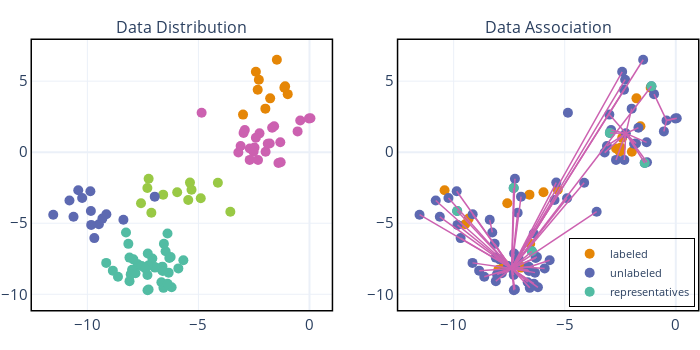

The notebook cell this image was saved under:
### Code cell
fig = make_subplots(rows=1, cols=2, subplot_titles=["Data Distribution", "Data Association"])

fig.add_trace(go.Scatter(x=X[:, 0], 
                         y=X[:, 1], 
                         showlegend=False, 
                         mode="markers", 
                         marker=dict(size=10, color=[colors[i] for i in Y])), 
             row=1, col=1)




unlabeled_idx = np.where(~labeled_mask)[0]
labeled_data = np.unique(Z.argmax(0)).tolist()

fig.add_trace(go.Scatter(x=X[labeled_mask, 0], 
                         y=X[labeled_mask, 1], 
                         showlegend=True, 
                         mode="markers", 
                         name="labeled", 
                         marker=dict(size=10, color=colors[0])), 
             row=1, col=2)


fig.add_trace(go.Scatter(x=X[~labeled_mask, 0], 
                         y=X[~labeled_mask, 1], 
                         showlegend=True, 
                         mode="markers", 
                         name="unlabeled", 
                         marker=dict(size=10, color=colors[1])), 
             row=1, col=2)

fig.add_trace(go.Scatter(x=X[labeled_data, 0], 
                         y=X[labeled_data, 1], 
                         showlegend=True, 
                         mode="markers", 
                         name="representatives", 
                         marker=dict(size=10, color=colors[2])), 
             row=1, col=2)



for i, z in enumerate(Z.T):
    
    j = z.argmax()
    idx = [unlabeled_idx[i], unlabeled_idx[j]]
    fig.add_trace(go.Scatter(x=X[idx, 0], 
                             y=X[idx, 1], 
                             showlegend=False, 
                             mode="lines", 
                             line=dict(width=1.5, color=colors[4])),  
                 row=1, col=2)





fig.update_xaxes(showline=True, linewidth=1.5, linecolor='Black', mirror=True)
fig.update_yaxes(showline=True, linewidth=1.5, linecolor='Black', mirror=True)


fig.update_layout(width=700, 
                  height=350, 
                  font=dict(size=15), 
                  margin=dict(t=40, b=40, l=0, r=0),
                  legend=dict(x=0.995,
                              y=0.01,
                              font=dict(size=11), 
                              yanchor="bottom",
                              xanchor="right",
                              bgcolor= 'rgba(0,0,0,0)',
                              bordercolor="Black",
                              borderwidth=1), 
                  title_x=0.5, 
                  template=template)
fig.write_image("plots/data_association.pdf")
fig.show()

### Figure 1 — Plotly figure (JSON) as saved in the notebook; plotly's stock layout.template omitted (floating-point values rounded to 4 significant figures)
{"data": [{"marker": {"color": ["rgb(82, 188, 163)", "rgb(82, 188, 163)", "rgb(204, 97, 176)", "rgb(229, 134, 6)", "rgb(93, 105, 177)", "rgb(204, 97, 176)", "rgb(204, 97, 176)", "rgb(82, 188, 163)", "rgb(82, 188, 163)", "rgb(204, 97, 176)", "rgb(153, 201, 69)", "rgb(82, 188, 163)", "rgb(93, 105, 177)", "rgb(204, 97, 176)", "rgb(204, 97, 176)", "rgb(204, 97, 176)", "rgb(82, 188, 163)", "rgb(82, 188, 163)", "rgb(82, 188, 163)", "rgb(82, 188, 163)", "rgb(204, 97, 176)", "rgb(82, 188, 163)", "rgb(229, 134, 6)", "rgb(82, 188, 163)", "rgb(204, 97, 176)", "rgb(82, 188, 163)", "rgb(229, 134, 6)", "rgb(82, 188, 163)", "rgb(153, 201, 69)", "rgb(82, 188, 163)", "rgb(153, 201, 69)", "rgb(204, 97, 176)", "rgb(204, 97, 176)", "rgb(82, 188, 163)", "rgb(82, 188, 163)", "rgb(82, 188, 163)", "rgb(82, 188, 163)", "rgb(204, 97, 176)", "rgb(82, 188, 163)", "rgb(229, 134, 6)", "rgb(153, 201, 69)", "rgb(229, 134, 6)", "rgb(204, 97, 176)", "rgb(82, 188, 163)", "rgb(82, 188, 163)", "rgb(82, 188, 163)", "rgb(82, 188, 163)", "rgb(153, 201, 69)", "rgb(82, 188, 163)", "rgb(204, 97, 176)", "rgb(82, 188, 163)", "rgb(93, 105, 177)", "rgb(82, 188, 163)", "rgb(93, 105, 177)", "rgb(153, 201, 69)", "rgb(82, 188, 163)", "rgb(153, 201, 69)", "rgb(153, 201, 69)", "rgb(82, 188, 163)", "rgb(82, 188, 163)", "rgb(204, 97, 176)", "rgb(204, 97, 176)", "rgb(204, 97, 176)", "rgb(82, 188, 163)", "rgb(93, 105, 177)", "rgb(82, 188, 163)", "rgb(229, 134, 6)", "rgb(93, 105, 177)", "rgb(93, 105, 177)", "rgb(204, 97, 176)", "rgb(82, 188, 163)", "rgb(153, 201, 69)", "rgb(93, 105, 177)", "rgb(82, 188, 163)", "rgb(153, 201, 69)", "rgb(229, 134, 6)", "rgb(204, 97, 176)", "rgb(82, 188, 163)", "rgb(229, 134, 6)", "rgb(204, 97, 176)", "rgb(82, 188, 163)", "rgb(82, 188, 163)", "rgb(204, 97, 176)", "rgb(204, 97, 176)", "rgb(153, 201, 69)", "rgb(82, 188, 163)", "rgb(229, 134, 6)", "rgb(93, 105, 177)", "rgb(93, 105, 177)", "rgb(153, 201, 69)", "rgb(93, 105, 177)", "rgb(204, 97, 176)", "rgb(93, 105, 177)", "rgb(82, 188, 163)", "rgb(82, 188, 163)", "rgb(229, 134, 6)", "rgb(93, 105, 177)", "rgb(204, 97, 176)", "rgb(82, 188, 163)", "rgb(93, 105, 177)"], "size": 10}, "mode": "markers", "showlegend": false, "type": "scatter", "x": [-8.047, -7.074, -0.5354, -2.992, -10.23, -3.099, -2.912, -7.727, -8.102, -2.691, -7.299, -6.639, -9.482, -1.398, -1.791, -2.251, -7.295, -8.104, -6.207, -6.642, 0.0441, -6.478, -1.097, -8.261, -0.4161, -8.853, -2.28, -7.292, -5.311, -7.236, -4.895, -1.314, -2.414, -7.833, -7.243, -6.554, -6.251, -1.592, -7.28, -1.986, -5.956, -2.414, -1.682, -6.957, -7.988, -6.62, -6.574, -4.124, -6.309, -1.977, -8.013, -9.828, -6.339, -8.377, -5.459, -6.667, -5.381, -7.119, -8.622, -6.97, -3.202, -0.02498, -2.967, -7.556, -9.687, -8.155, -1.77, -9.841, -9.323, -1.297, -6.392, -3.563, -10.81, -7.93, -6.587, -2.331, -2.688, -7.268, -1.13, -4.856, -9.151, -6.605, -2.317, -1.879, -7.585, -7.391, -0.9795, -11.54, -10.41, -7.242, -9.864, -2.475, -9.144, -5.679, -6.387, -1.469, -6.967, -2.518, -5.903, -10.62], "xaxis": "x", "y": [-8.601, -7.487, 1.463, 2.646, -3.226, 0.437, 1.561, -7.894, -9.078, -0.5422, -2.521, -8.104, -5.068, -0.7594, 0.6063, 1.326, -8.644, -7.42, -9.512, -8.287, 2.39, -6.978, 4.647, -5.647, 2.235, -8.339, 5.105, -9.718, -2.648, -7.966, -3.246, 0.6937, 1.015, -8.518, -9.664, -6.443, -7.373, 1.831, -7.132, 3.064, -2.824, 5.659, 1.718, -8.124, -8.283, -8.055, -9.549, -2.147, -7.452, 0.03457, -8.577, -5.117, -8.477, -4.76, -3.371, -9.149, -2.14, -4.262, -8.766, -8.072, -0.02674, 2.373, 1.358, -8.019, -6.048, -6.453, 3.789, -4.144, -4.676, -0.7043, -5.724, -4.187, -3.396, -7.544, -2.988, 4.394, 0.256, -8.008, 4.544, 2.782, -7.791, -8.36, -0.5502, 0.5882, -3.589, -8.184, 4.087, -4.401, -2.675, -1.871, -2.751, 0.3227, -4.366, -7.605, -9.26, 6.507, -3.129, 0.03537, -8.181, -4.547], "yaxis": "y"}, {"marker": {"color": "rgb(229, 134, 6)", "size": 10}, "mode": "markers", "name": "labeled", "showlegend": true, "type": "scatter", "x": [-7.727, -9.482, -5.311, -2.414, -6.554, -1.592, -5.956, -6.957, -7.988, -1.977, -6.97, -1.77, -9.323, -6.587, -2.688, -7.268, -1.13, -7.585, -10.41, -2.475, -2.518], "xaxis": "x2", "y": [-7.894, -5.068, -2.648, 1.015, -6.443, 1.831, -2.824, -8.124, -8.283, 0.03457, -8.072, 3.789, -4.676, -2.988, 0.256, -8.008, 4.544, -3.589, -2.675, 0.3227, 0.03537], "yaxis": "y2"}, {"marker": {"color": "rgb(93, 105, 177)", "size": 10}, "mode": "markers", "name": "unlabeled", "showlegend": true, "type": "scatter", "x": [-8.047, -7.074, -0.5354, -2.992, -10.23, -3.099, -2.912, -8.102, -2.691, -7.299, -6.639, -1.398, -1.791, -2.251, -7.295, -8.104, -6.207, -6.642, 0.0441, -6.478, -1.097, -8.261, -0.4161, -8.853, -2.28, -7.292, -7.236, -4.895, -1.314, -7.833, -7.243, -6.251, -7.28, -1.986, -2.414, -1.682, -6.62, -6.574, -4.124, -6.309, -8.013, -9.828, -6.339, -8.377, -5.459, -6.667, -5.381, -7.119, -8.622, -3.202, -0.02498, -2.967, -7.556, -9.687, -8.155, -9.841, -1.297, -6.392, -3.563, -10.81, -7.93, -2.331, -4.856, -9.151, -6.605, -2.317, -1.879, -7.391, -0.9795, -11.54, -7.242, -9.864, -9.144, -5.679, -6.387, -1.469, -6.967, -5.903, -10.62], "xaxis": "x2", "y": [-8.601, -7.487, 1.463, 2.646, -3.226, 0.437, 1.561, -9.078, -0.5422, -2.521, -8.104, -0.7594, 0.6063, 1.326, -8.644, -7.42, -9.512, -8.287, 2.39, -6.978, 4.647, -5.647, 2.235, -8.339, 5.105, -9.718, -7.966, -3.246, 0.6937, -8.518, -9.664, -7.373, -7.132, 3.064, 5.659, 1.718, -8.055, -9.549, -2.147, -7.452, -8.577, -5.117, -8.477, -4.76, -3.371, -9.149, -2.14, -4.262, -8.766, -0.02674, 2.373, 1.358, -8.019, -6.048, -6.453, -4.144, -0.7043, -5.724, -4.187, -3.396, -7.544, 4.394, 2.782, -7.791, -8.36, -0.5502, 0.5882, -8.184, 4.087, -4.401, -1.871, -2.751, -4.366, -7.605, -9.26, 6.507, -3.129, -8.181, -4.547], "yaxis": "y2"}, {"marker": {"color": "rgb(82, 188, 163)", "size": 10}, "mode": "markers", "name": "representatives", "showlegend": true, "type": "scatter", "x": [-7.299, -1.398, -6.478, -1.097, -2.967, -9.841], "xaxis": "x2", "y": [-2.521, -0.7594, -6.978, 4.647, 1.358, -4.144], "yaxis": "y2"}, {"line": {"color": "rgb(204, 97, 176)", "width": 1.5}, "mode": "lines", "showlegend": false, "type": "scatter", "x": [-8.047, -7.391], "xaxis": "x2", "y": [-8.601, -8.184], "yaxis": "y2"}, {"line": {"color": "rgb(204, 97, 176)", "width": 1.5}, "mode": "lines", "showlegend": false, "type": "scatter", "x": [-7.074, -7.391], "xaxis": "x2", "y": [-7.487, -8.184], "yaxis": "y2"}, {"line": {"color": "rgb(204, 97, 176)", "width": 1.5}, "mode": "lines", "showlegend": false, "type": "scatter", "x": [-0.5354, -0.4161], "xaxis": "x2", "y": [1.463, 2.235], "yaxis": "y2"}, {"line": {"color": "rgb(204, 97, 176)", "width": 1.5}, "mode": "lines", "showlegend": false, "type": "scatter", "x": [-2.992, -2.251], "xaxis": "x2", "y": [2.646, 1.326], "yaxis": "y2"}, {"line": {"color": "rgb(204, 97, 176)", "width": 1.5}, "mode": "lines", "showlegend": false, "type": "scatter", "x": [-10.23, -7.391], "xaxis": "x2", "y": [-3.226, -8.184], "yaxis": "y2"}, {"line": {"color": "rgb(204, 97, 176)", "width": 1.5}, "mode": "lines", "showlegend": false, "type": "scatter", "x": [-3.099, -2.251], "xaxis": "x2", "y": [0.437, 1.326], "yaxis": "y2"}, {"line": {"color": "rgb(204, 97, 176)", "width": 1.5}, "mode": "lines", "showlegend": false, "type": "scatter", "x": [-2.912, -2.251], "xaxis": "x2", "y": [1.561, 1.326], "yaxis": "y2"}, {"line": {"color": "rgb(204, 97, 176)", "width": 1.5}, "mode": "lines", "showlegend": false, "type": "scatter", "x": [-8.102, -7.391], "xaxis": "x2", "y": [-9.078, -8.184], "yaxis": "y2"}, {"line": {"color": "rgb(204, 97, 176)", "width": 1.5}, "mode": "lines", "showlegend": false, "type": "scatter", "x": [-2.691, -2.251], "xaxis": "x2", "y": [-0.5422, 1.326], "yaxis": "y2"}, {"line": {"color": "rgb(204, 97, 176)", "width": 1.5}, "mode": "lines", "showlegend": false, "type": "scatter", "x": [-7.299, -7.391], "xaxis": "x2", "y": [-2.521, -8.184], "yaxis": "y2"}, {"line": {"color": "rgb(204, 97, 176)", "width": 1.5}, "mode": "lines", "showlegend": false, "type": "scatter", "x": [-6.639, -7.391], "xaxis": "x2", "y": [-8.104, -8.184], "yaxis": "y2"}, {"line": {"color": "rgb(204, 97, 176)", "width": 1.5}, "mode": "lines", "showlegend": false, "type": "scatter", "x": [-1.398, -2.251], "xaxis": "x2", "y": [-0.7594, 1.326], "yaxis": "y2"}, {"line": {"color": "rgb(204, 97, 176)", "width": 1.5}, "mode": "lines", "showlegend": false, "type": "scatter", "x": [-1.791, -2.251], "xaxis": "x2", "y": [0.6063, 1.326], "yaxis": "y2"}, {"line": {"color": "rgb(204, 97, 176)", "width": 1.5}, "mode": "lines", "showlegend": false, "type": "scatter", "x": [-2.251, -2.251], "xaxis": "x2", "y": [1.326, 1.326], "yaxis": "y2"}, {"line": {"color": "rgb(204, 97, 176)", "width": 1.5}, "mode": "lines", "showlegend": false, "type": "scatter", "x": [-7.295, -7.391], "xaxis": "x2", "y": [-8.644, -8.184], "yaxis": "y2"}, {"line": {"color": "rgb(204, 97, 176)", "width": 1.5}, "mode": "lines", "showlegend": false, "type": "scatter", "x": [-8.104, -7.391], "xaxis": "x2", "y": [-7.42, -8.184], "yaxis": "y2"}, {"line": {"color": "rgb(204, 97, 176)", "width": 1.5}, "mode": "lines", "showlegend": false, "type": "scatter", "x": [-6.207, -7.391], "xaxis": "x2", "y": [-9.512, -8.184], "yaxis": "y2"}, {"line": {"color": "rgb(204, 97, 176)", "width": 1.5}, "mode": "lines", "showlegend": false, "type": "scatter", "x": [-6.642, -7.391], "xaxis": "x2", "y": [-8.287, -8.184], "yaxis": "y2"}, {"line": {"color": "rgb(204, 97, 176)", "width": 1.5}, "mode": "lines", "showlegend": false, "type": "scatter", "x": [0.0441, -0.4161], "xaxis": "x2", "y": [2.39, 2.235], "yaxis": "y2"}, {"line": {"color": "rgb(204, 97, 176)", "width": 1.5}, "mode": "lines", "showlegend": false, "type": "scatter", "x": [-6.478, -7.391], "xaxis": "x2", "y": [-6.978, -8.184], "yaxis": "y2"}, {"line": {"color": "rgb(204, 97, 176)", "width": 1.5}, "mode": "lines", "showlegend": false, "type": "scatter", "x": [-1.097, -7.391], "xaxis": "x2", "y": [4.647, -8.184], "yaxis": "y2"}, {"line": {"color": "rgb(204, 97, 176)", "width": 1.5}, "mode": "lines", "showlegend": false, "type": "scatter", "x": [-8.261, -8.261], "xaxis": "x2", "y": [-5.647, -5.647], "yaxis": "y2"}, {"line": {"color": "rgb(204, 97, 176)", "width": 1.5}, "mode": "lines", "showlegend": false, "type": "scatter", "x": [-0.4161, -0.4161], "xaxis": "x2", "y": [2.235, 2.235], "yaxis": "y2"}, {"line": {"color": "rgb(204, 97, 176)", "width": 1.5}, "mode": "lines", "showlegend": false, "type": "scatter", "x": [-8.853, -7.391], "xaxis": "x2", "y": [-8.339, -8.184], "yaxis": "y2"}, {"line": {"color": "rgb(204, 97, 176)", "width": 1.5}, "mode": "lines", "showlegend": false, "type": "scatter", "x": [-2.28, -7.391], "xaxis": "x2", "y": [5.105, -8.184], "yaxis": "y2"}, {"line": {"color": "rgb(204, 97, 176)", "width": 1.5}, "mode": "lines", "showlegend": false, "type": "scatter", "x": [-7.292, -7.391], "xaxis": "x2", "y": [-9.718, -8.184], "yaxis": "y2"}, {"line": {"color": "rgb(204, 97, 176)", "width": 1.5}, "mode": "lines", "showlegend": false, "type": "scatter", "x": [-7.236, -7.391], "xaxis": "x2", "y": [-7.966, -8.184], "yaxis": "y2"}, {"line": {"color": "rgb(204, 97, 176)", "width": 1.5}, "mode": "lines", "showlegend": false, "type": "scatter", "x": [-4.895, -7.391], "xaxis": "x2", "y": [-3.246, -8.184], "yaxis": "y2"}, {"line": {"color": "rgb(204, 97, 176)", "width": 1.5}, "mode": "lines", "showlegend": false, "type": "scatter", "x": [-1.314, -2.251], "xaxis": "x2", "y": [0.6937, 1.326], "yaxis": "y2"}, {"line": {"color": "rgb(204, 97, 176)", "width": 1.5}, "mode": "lines", "showlegend": false, "type": "scatter", "x": [-7.833, -7.391], "xaxis": "x2", "y": [-8.518, -8.184], "yaxis": "y2"}, {"line": {"color": "rgb(204, 97, 176)", "width": 1.5}, "mode": "lines", "showlegend": false, "type": "scatter", "x": [-7.243, -7.391], "xaxis": "x2", "y": [-9.664, -8.184], "yaxis": "y2"}, {"line": {"color": "rgb(204, 97, 176)", "width": 1.5}, "mode": "lines", "showlegend": false, "type": "scatter", "x": [-6.251, -7.391], "xaxis": "x2", "y": [-7.373, -8.184], "yaxis": "y2"}, {"line": {"color": "rgb(204, 97, 176)", "width": 1.5}, "mode": "lines", "showlegend": false, "type": "scatter", "x": [-7.28, -7.391], "xaxis": "x2", "y": [-7.132, -8.184], "yaxis": "y2"}, {"line": {"color": "rgb(204, 97, 176)", "width": 1.5}, "mode": "lines", "showlegend": false, "type": "scatter", "x": [-1.986, -2.251], "xaxis": "x2", "y": [3.064, 1.326], "yaxis": "y2"}, {"line": {"color": "rgb(204, 97, 176)", "width": 1.5}, "mode": "lines", "showlegend": false, "type": "scatter", "x": [-2.414, -7.391], "xaxis": "x2", "y": [5.659, -8.184], "yaxis": "y2"}, {"line": {"color": "rgb(204, 97, 176)", "width": 1.5}, "mode": "lines", "showlegend": false, "type": "scatter", "x": [-1.682, -2.251], "xaxis": "x2", "y": [1.718, 1.326], "yaxis": "y2"}, {"line": {"color": "rgb(204, 97, 176)", "width": 1.5}, "mode": "lines", "showlegend": false, "type": "scatter", "x": [-6.62, -7.391], "xaxis": "x2", "y": [-8.055, -8.184], "yaxis": "y2"}, {"line": {"color": "rgb(204, 97, 176)", "width": 1.5}, "mode": "lines", "showlegend": false, "type": "scatter", "x": [-6.574, -7.391], "xaxis": "x2", "y": [-9.549, -8.184], "yaxis": "y2"}, {"line": {"color": "rgb(204, 97, 176)", "width": 1.5}, "mode": "lines", "showlegend": false, "type": "scatter", "x": [-4.124, -7.391], "xaxis": "x2", "y": [-2.147, -8.184], "yaxis": "y2"}, {"line": {"color": "rgb(204, 97, 176)", "width": 1.5}, "mode": "lines", "showlegend": false, "type": "scatter", "x": [-6.309, -7.391], "xaxis": "x2", "y": [-7.452, -8.184], "yaxis": "y2"}, {"line": {"color": "rgb(204, 97, 176)", "width": 1.5}, "mode": "lines", "showlegend": false, "type": "scatter", "x": [-8.013, -7.391], "xaxis": "x2", "y": [-8.577, -8.184], "yaxis": "y2"}, {"line": {"color": "rgb(204, 97, 176)", "width": 1.5}, "mode": "lines", "showlegend": false, "type": "scatter", "x": [-9.828, -7.391], "xaxis": "x2", "y": [-5.117, -8.184], "yaxis": "y2"}, {"line": {"color": "rgb(204, 97, 176)", "width": 1.5}, "mode": "lines", "showlegend": false, "type": "scatter", "x": [-6.339, -7.391], "xaxis": "x2", "y": [-8.477, -8.184], "yaxis": "y2"}, {"line": {"color": "rgb(204, 97, 176)", "width": 1.5}, "mode": "lines", "showlegend": false, "type": "scatter", "x": [-8.377, -8.261], "xaxis": "x2", "y": [-4.76, -5.647], "yaxis": "y2"}, {"line": {"color": "rgb(204, 97, 176)", "width": 1.5}, "mode": "lines", "showlegend": false, "type": "scatter", "x": [-5.459, -7.391], "xaxis": "x2", "y": [-3.371, -8.184], "yaxis": "y2"}, {"line": {"color": "rgb(204, 97, 176)", "width": 1.5}, "mode": "lines", "showlegend": false, "type": "scatter", "x": [-6.667, -7.391], "xaxis": "x2", "y": [-9.149, -8.184], "yaxis": "y2"}, {"line": {"color": "rgb(204, 97, 176)", "width": 1.5}, "mode": "lines", "showlegend": false, "type": "scatter", "x": [-5.381, -7.391], "xaxis": "x2", "y": [-2.14, -8.184], "yaxis": "y2"}, {"line": {"color": "rgb(204, 97, 176)", "width": 1.5}, "mode": "lines", "showlegend": false, "type": "scatter", "x": [-7.119, -7.391], "xaxis": "x2", "y": [-4.262, -8.184], "yaxis": "y2"}, {"line": {"color": "rgb(204, 97, 176)", "width": 1.5}, "mode": "lines", "showlegend": false, "type": "scatter", "x": [-8.622, -7.391], "xaxis": "x2", "y": [-8.766, -8.184], "yaxis": "y2"}, {"line": {"color": "rgb(204, 97, 176)", "width": 1.5}, "mode": "lines", "showlegend": false, "type": "scatter", "x": [-3.202, -2.251], "xaxis": "x2", "y": [-0.02674, 1.326], "yaxis": "y2"}, {"line": {"color": "rgb(204, 97, 176)", "width": 1.5}, "mode": "lines", "showlegend": false, "type": "scatter", "x": [-0.02498, -0.4161], "xaxis": "x2", "y": [2.373, 2.235], "yaxis": "y2"}, {"line": {"color": "rgb(204, 97, 176)", "width": 1.5}, "mode": "lines", "showlegend": false, "type": "scatter", "x": [-2.967, -2.251], "xaxis": "x2", "y": [1.358, 1.326], "yaxis": "y2"}, {"line": {"color": "rgb(204, 97, 176)", "width": 1.5}, "mode": "lines", "showlegend": false, "type": "scatter", "x": [-7.556, -7.391], "xaxis": "x2", "y": [-8.019, -8.184], "yaxis": "y2"}, {"line": {"color": "rgb(204, 97, 176)", "width": 1.5}, "mode": "lines", "showlegend": false, "type": "scatter", "x": [-9.687, -7.391], "xaxis": "x2", "y": [-6.048, -8.184], "yaxis": "y2"}, {"line": {"color": "rgb(204, 97, 176)", "width": 1.5}, "mode": "lines", "showlegend": false, "type": "scatter", "x": [-8.155, -7.391], "xaxis": "x2", "y": [-6.453, -8.184], "yaxis": "y2"}, {"line": {"color": "rgb(204, 97, 176)", "width": 1.5}, "mode": "lines", "showlegend": false, "type": "scatter", "x": [-9.841, -7.391], "xaxis": "x2", "y": [-4.144, -8.184], "yaxis": "y2"}, {"line": {"color": "rgb(204, 97, 176)", "width": 1.5}, "mode": "lines", "showlegend": false, "type": "scatter", "x": [-1.297, -2.251], "xaxis": "x2", "y": [-0.7043, 1.326], "yaxis": "y2"}, {"line": {"color": "rgb(204, 97, 176)", "width": 1.5}, "mode": "lines", "showlegend": false, "type": "scatter", "x": [-6.392, -7.391], "xaxis": "x2", "y": [-5.724, -8.184], "yaxis": "y2"}, {"line": {"color": "rgb(204, 97, 176)", "width": 1.5}, "mode": "lines", "showlegend": false, "type": "scatter", "x": [-3.563, -7.391], "xaxis": "x2", "y": [-4.187, -8.184], "yaxis": "y2"}, {"line": {"color": "rgb(204, 97, 176)", "width": 1.5}, "mode": "lines", "showlegend": false, "type": "scatter", "x": [-10.81, -7.391], "xaxis": "x2", "y": [-3.396, -8.184], "yaxis": "y2"}, {"line": {"color": "rgb(204, 97, 176)", "width": 1.5}, "mode": "lines", "showlegend": false, "type": "scatter", "x": [-7.93, -7.391], "xaxis": "x2", "y": [-7.544, -8.184], "yaxis": "y2"}, {"line": {"color": "rgb(204, 97, 176)", "width": 1.5}, "mode": "lines", "showlegend": false, "type": "scatter", "x": [-2.331, -7.391], "xaxis": "x2", "y": [4.394, -8.184], "yaxis": "y2"}, {"line": {"color": "rgb(204, 97, 176)", "width": 1.5}, "mode": "lines", "showlegend": false, "type": "scatter", "x": [-4.856, -4.856], "xaxis": "x2", "y": [2.782, 2.782], "yaxis": "y2"}, {"line": {"color": "rgb(204, 97, 176)", "width": 1.5}, "mode": "lines", "showlegend": false, "type": "scatter", "x": [-9.151, -7.391], "xaxis": "x2", "y": [-7.791, -8.184], "yaxis": "y2"}, {"line": {"color": "rgb(204, 97, 176)", "width": 1.5}, "mode": "lines", "showlegend": false, "type": "scatter", "x": [-6.605, -7.391], "xaxis": "x2", "y": [-8.36, -8.184], "yaxis": "y2"}, {"line": {"color": "rgb(204, 97, 176)", "width": 1.5}, "mode": "lines", "showlegend": false, "type": "scatter", "x": [-2.317, -2.251], "xaxis": "x2", "y": [-0.5502, 1.326], "yaxis": "y2"}, {"line": {"color": "rgb(204, 97, 176)", "width": 1.5}, "mode": "lines", "showlegend": false, "type": "scatter", "x": [-1.879, -2.251], "xaxis": "x2", "y": [0.5882, 1.326], "yaxis": "y2"}, {"line": {"color": "rgb(204, 97, 176)", "width": 1.5}, "mode": "lines", "showlegend": false, "type": "scatter", "x": [-7.391, -7.391], "xaxis": "x2", "y": [-8.184, -8.184], "yaxis": "y2"}, {"line": {"color": "rgb(204, 97, 176)", "width": 1.5}, "mode": "lines", "showlegend": false, "type": "scatter", "x": [-0.9795, -0.4161], "xaxis": "x2", "y": [4.087, 2.235], "yaxis": "y2"}, {"line": {"color": "rgb(204, 97, 176)", "width": 1.5}, "mode": "lines", "showlegend": false, "type": "scatter", "x": [-11.54, -7.391], "xaxis": "x2", "y": [-4.401, -8.184], "yaxis": "y2"}, {"line": {"color": "rgb(204, 97, 176)", "width": 1.5}, "mode": "lines", "showlegend": false, "type": "scatter", "x": [-7.242, -7.391], "xaxis": "x2", "y": [-1.871, -8.184], "yaxis": "y2"}, {"line": {"color": "rgb(204, 97, 176)", "width": 1.5}, "mode": "lines", "showlegend": false, "type": "scatter", "x": [-9.864, -7.391], "xaxis": "x2", "y": [-2.751, -8.184], "yaxis": "y2"}, {"line": {"color": "rgb(204, 97, 176)", "width": 1.5}, "mode": "lines", "showlegend": false, "type": "scatter", "x": [-9.144, -7.391], "xaxis": "x2", "y": [-4.366, -8.184], "yaxis": "y2"}, {"line": {"color": "rgb(204, 97, 176)", "width": 1.5}, "mode": "lines", "showlegend": false, "type": "scatter", "x": [-5.679, -6.639], "xaxis": "x2", "y": [-7.605, -8.104], "yaxis": "y2"}, {"line": {"color": "rgb(204, 97, 176)", "width": 1.5}, "mode": "lines", "showlegend": false, "type": "scatter", "x": [-6.387, -7.391], "xaxis": "x2", "y": [-9.26, -8.184], "yaxis": "y2"}, {"line": {"color": "rgb(204, 97, 176)", "width": 1.5}, "mode": "lines", "showlegend": false, "type": "scatter", "x": [-1.469, -7.391], "xaxis": "x2", "y": [6.507, -8.184], "yaxis": "y2"}, {"line": {"color": "rgb(204, 97, 176)", "width": 1.5}, "mode": "lines", "showlegend": false, "type": "scatter", "x": [-6.967, -7.391], "xaxis": "x2", "y": [-3.129, -8.184], "yaxis": "y2"}, {"line": {"color": "rgb(204, 97, 176)", "width": 1.5}, "mode": "lines", "showlegend": false, "type": "scatter", "x": [-5.903, -6.639], "xaxis": "x2", "y": [-8.181, -8.104], "yaxis": "y2"}, {"line": {"color": "rgb(204, 97, 176)", "width": 1.5}, "mode": "lines", "showlegend": false, "type": "scatter", "x": [-10.62, -7.391], "xaxis": "x2", "y": [-4.547, -8.184], "yaxis": "y2"}], "layout": {"annotations": [{"font": {"size": 16}, "showarrow": false, "text": "Data Distribution", "x": 0.225, "xanchor": "center", "xref": "paper", "y": 1, "yanchor": "bottom", "yref": "paper"}, {"font": {"size": 16}, "showarrow": false, "text": "Data Association", "x": 0.775, "xanchor": "center", "xref": "paper", "y": 1, "yanchor": "bottom", "yref": "paper"}], "font": {"size": 15}, "height": 350, "legend": {"bgcolor": "rgba(0,0,0,0)", "bordercolor": "Black", "borderwidth": 1, "font": {"size": 11}, "x": 0.995, "xanchor": "right", "y": 0.01, "yanchor": "bottom"}, "margin": {"b": 40, "l": 0, "r": 0, "t": 40}, "title": {"x": 0.5}, "width": 700, "xaxis": {"anchor": "y", "domain": [0, 0.45], "linecolor": "Black", "linewidth": 1.5, "mirror": true, "showline": true}, "xaxis2": {"anchor": "y2", "domain": [0.55, 1], "linecolor": "Black", "linewidth": 1.5, "mirror": true, "showline": true}, "yaxis": {"anchor": "x", "domain": [0, 1], "linecolor": "Black", "linewidth": 1.5, "mirror": true, "showline": true}, "yaxis2": {"anchor": "x2", "domain": [0, 1], "linecolor": "Black", "linewidth": 1.5, "mirror": true, "showline": true}}}
